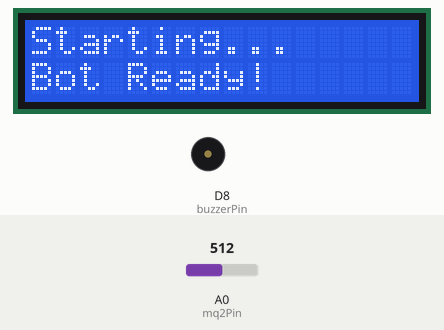
This sketch was run on a simulated ESP8266 (NodeMCU). On the bench: 16×2 character LCD, buzzer (waves = sounding). Inputs (shaded band) come from the test bench; at power-on: A0 (mq2Pin) = 512. What the sketch prints to the serial monitor is not drawn.

Above: at 1.6 s.
At 4.7 s:
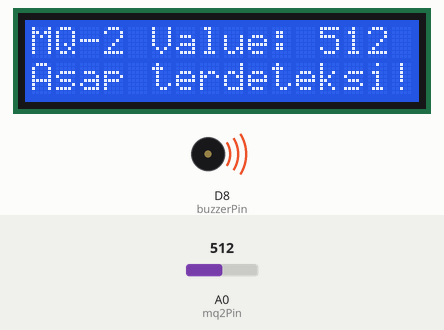
4.8 s: A0 (mq2Pin) set to 419
At 5.6 s:
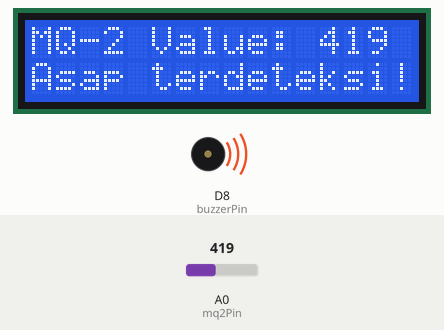
6.4 s: A0 (mq2Pin) set to 382
At 7.7 s:
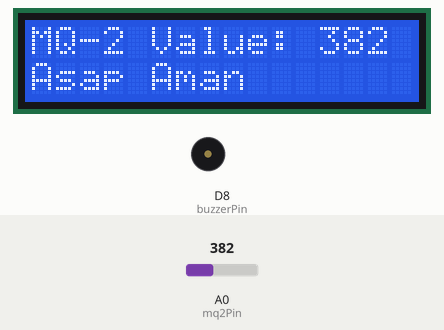
8.1 s: A0 (mq2Pin) set to 410
At 9.2 s:
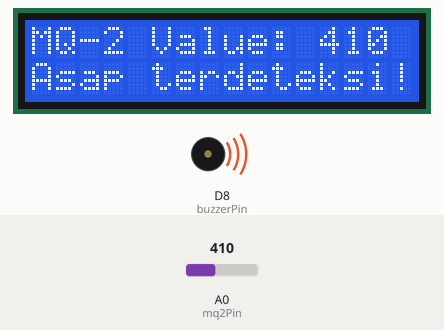
Timing chart, 0 to 11.1 s (numbered marks = the images above; inputs shaded):
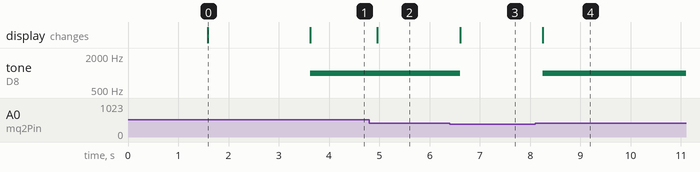

The sketch:

prauas.ino
```cpp
#include "CTBot.h"
#include <Wire.h>
#include <LiquidCrystal_I2C.h>

CTBot myBot;
LiquidCrystal_I2C lcd(0x27, 16, 2); // Atur alamat dan ukuran LCD (16x2)

String ssid  = "ikhsan";     // REPLACE mySSID WITH YOUR WIFI SSID
String pass  = "lombang123";      // REPLACE myPassword WITH YOUR WIFI PASSWORD, IF ANY
String token = "7317015072:AAF7EDEXNwaakN3o4mAdMwe3GxHevBZtQ7w"; // REPLACE myToken WITH YOUR TELEGRAM BOT TOKEN
const int id = 1978767353;

const int buzzerPin = D8; // Pin untuk buzzer (sesuaikan dengan koneksi Anda)
const int mq2Pin = A0;    // Pin untuk sensor MQ-2
int mq2Value;

// Frekuensi nada
const int melody[] = {262, 294, 330, 349, 392, 440, 494}; // Nada: C, D, E, F, G, A, B
const int noteDuration = 500; // Durasi tiap nada dalam milidetik

// Ambang batas untuk deteksi asap (sesuaikan sesuai pengujian)
const int smokeThreshold = 400;

void setup() {
    // Initialize the Serial
    Serial.begin(9600);

    // Setup buzzer pin
    pinMode(buzzerPin, OUTPUT);
    digitalWrite(buzzerPin, LOW); // Pastikan buzzer mati saat awal

    // Setup sensor MQ-2
    pinMode(mq2Pin, INPUT);

    Wire.begin(4, 5);
    // Initialize the LCD
    lcd.init();
    lcd.backlight();
    lcd.setCursor(0, 0);
    lcd.print("Starting...");

    // Connect the ESP8266 to the desired access point
    myBot.wifiConnect(ssid, pass);

    // Set the Telegram bot token
    myBot.setTelegramToken(token);

    // Check if all things are OK
    if (myBot.testConnection()) {
        Serial.println("\ntestConnection OK");
        lcd.setCursor(0, 1);
        lcd.print("Bot Ready!");
    } else {
        Serial.println("\ntestConnection NOK");
        lcd.setCursor(0, 1);
        lcd.print("Bot Error!");
    }

    delay(2000);
    lcd.clear();
}

void playMelody() {
    lcd.clear();
    lcd.setCursor(0, 0);
    lcd.print("Playing melody...");

    for (int i = 0; i < 7; i++) {
        tone(buzzerPin, melody[i], noteDuration);
        delay(noteDuration + 100);
    }

    noTone(buzzerPin); // Matikan buzzer
    lcd.clear();
    lcd.setCursor(0, 0);
    lcd.print("Melody selesai!");
    lcd.clear();
}

void checkSmoke() {
    int mq2Value = analogRead(mq2Pin); // Membaca nilai dari sensor MQ-2
    lcd.clear();
    lcd.setCursor(0, 0);
    lcd.print("MQ-2 Value: ");
    lcd.print(mq2Value);

    // Jika nilai lebih besar dari threshold, dianggap ada asap
    if (mq2Value > smokeThreshold) {
        lcd.setCursor(0, 1);
        lcd.print("Asap terdeteksi!");
        tone(buzzerPin, 1000); // Nyalakan buzzer
    } else {
        lcd.setCursor(0, 1);
        lcd.print("Asap Aman");
        tone(buzzerPin, 0); // Matikan buzzer
    }
}

void loop() {
    // TBMessage msg;
    // if (myBot.getNewMessage(msg)) {
    //     // Cetak pesan masuk di LCD
    //     lcd.clear(); // Bersihkan layar
    //     lcd.setCursor(0, 0);
    //     lcd.print("msg masuk : ");
    //     lcd.setCursor(0, 1);

    //     // Potong pesan jika lebih panjang dari 16 karakter
    //     String pesan = msg.text.length() > 16 ? msg.text.substring(0, 16) : msg.text;
    //     lcd.print(pesan);

    //     // Kirim balasan atau kontrol buzzer
    //     if (msg.text == "halo" || msg.text == "Halo") {
    //         myBot.sendMessage(id, "\nhalo juga ikhsan, saya botsmoke ");
    //     } else if (msg.text == "buz" || msg.text == "Buz") {
    //         myBot.sendMessage(id, "\nPlaying melody!");
    //         playMelody(); // Panggil fungsi untuk memainkan melodi
    //     } else if (msg.text == "cek" || msg.text == "Cek") {
    //         myBot.sendMessage(id, "Memeriksa kondisi asap...");
    //         // Kirim hasil ke Telegram
    //         mq2Value = analogRead(mq2Pin);
    //         if (mq2Value > smokeThreshold) {
    //             myBot.sendMessage(id, "Asap terdeteksi! Kondisi tidak aman. \n cepat periksa ruangan");
    //         } else {
    //             myBot.sendMessage(id, "Kondisi aman, tidak ada asap terdeteksi. \n aman bos, botsmoke ada disini ");
    //         }
    //     }

    // }
    // else{
      checkSmoke();
    // }
    mq2Value = analogRead(mq2Pin);
    if(mq2Value > smokeThreshold){
      myBot.sendMessage(id, "Asap terdeteksi! Kondisi tidak aman. \n cepat periksa ruangan");
    }
    delay(300);
}
```

Measured:
- the behaviour switches between 401 and 400 on A0 (mq2Pin) (found by bisection; images 2 and 3)
- after the input at 4.8 s, the display: changes after 0.16 s (image 2)
- after the input at 6.4 s, tone on D8 (buzzerPin): 1000 Hz → silent after 0.21 s; the display: changes after 0.21 s (image 3)
- after the input at 8.1 s, tone on D8 (buzzerPin): silent → 1000 Hz after 0.15 s; the display: changes after 0.15 s (image 4)
- what the display in image 0 shows lasts 2.0 s, from 1.6 s to 3.6 s
